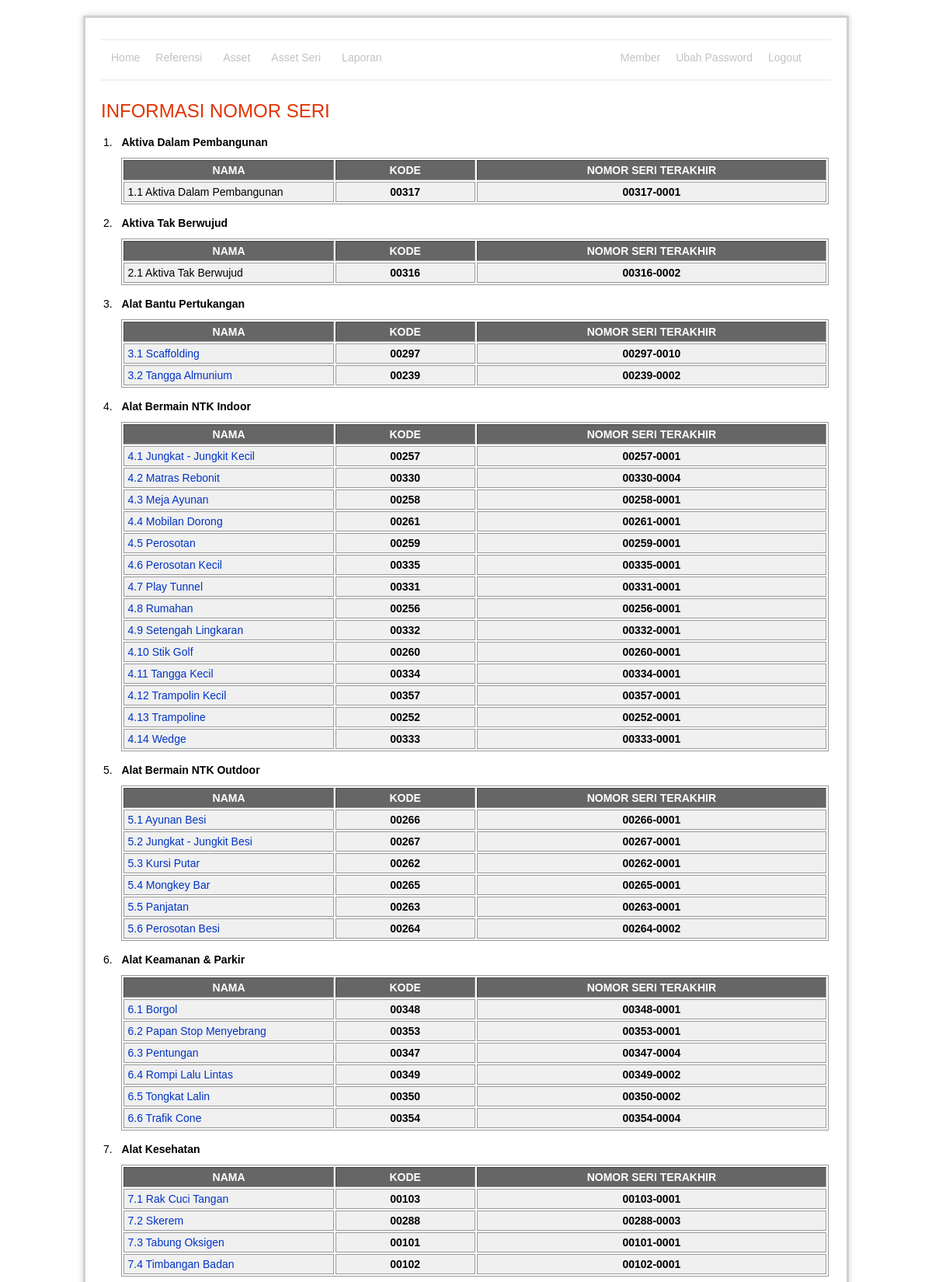
Page /admin/stuffSeriesLastNo/index.php (signed in, upper part) on the committed database.
### tables this page shows
CREATE TABLE `category` (
  `id` int(11) NOT NULL AUTO_INCREMENT,
  `name` varchar(255) NOT NULL,
  `is_delete` enum('0','1') NOT NULL DEFAULT '0',
  PRIMARY KEY (`id`)
);

CREATE TABLE `asset` (
  `id` int(11) NOT NULL AUTO_INCREMENT,
  `category_id` int(11) NOT NULL,
  `code` char(5) NOT NULL,
  `name` varchar(255) NOT NULL,
  `size` varchar(255) NOT NULL,
  `foto` varchar(255) NOT NULL,
  `foto_thumb` varchar(255) NOT NULL,
  `is_delete` enum('0','1') NOT NULL DEFAULT '0',
  PRIMARY KEY (`id`),
  UNIQUE KEY `code` (`code`)
);

### admin/stuffSeriesLastNo/indexRead.php (called while the page is built, shortened)
<?php
include '../../lib/connection.php';
$fundId = isset($_REQUEST['fundId']) ? $_REQUEST['fundId'] : 'x';
$where = '';
$where .= $fundId != 'x' ? " and ase.fund_id = '$fundId' " : '';
$query = "select id,name
		from category
		where is_delete = '0'
		order by name";
$dataCategory = mysqli_query($con, $query) or die(mysqli_error($con));
?>

### admin/stuffSeriesLastNo/index.php (the view, shortened to what this page needs)
<link rel="stylesheet" type="text/css" media="screen" href="../asset/css/jquery.lightbox-0.5.css" />
<?php include 'indexRead.php' ?>
<h1>INFORMASI NOMOR SERI</h1>
<?php if (mysql_num_rows($dataCategory) < 1): ?>
	<div class="warning">
		<h3><?php echo message::getMsg('emptySuccess') ?></h3>
	</div>
<?php else: ?>
	<table width="100%" border="0">
		<tbody>
			<?php $i = 1; ?>
			<?php while ($val = mysqli_fetch_array($dataCategory)): ?>
				<tr>
					<td width="2%" valign="top"><?php echo $i ?>. </td>
					<td valign="top"><b><?php echo $val['name'] ?></b><br />
						<p style="padding-left:15px">
							<?php include '../../lib/connection.php'; ?>
							<?php
							$query = "select id,name,code,foto, foto_thumb,
											(select count(id) as jml from asset_series as ase where ase.asset_id = asset.id and ase.is_delete = '0' and ase.is_remove = '0' $where) as jml,
											(select sum(price) as jml from asset_series as ase where ase.asset_id = asset.id and ase.is_delete = '0' and ase.is_remove = '0' $where) as nilai
										from asset
										where is_delete = '0'
											and category_id = '{$val['id']}'
										order by name";
							$dataAsset = mysqli_query($con, $query) or die(mysqli_error($con));
							?>
							<?php $j = 1; ?>
							<?php if (mysql_num_rows($dataAsset) > 0): ?>
							<div id="tbl">
								<table width="100%" border="1">
									<thead>
										<tr>
											<th width="30%" align="left">NAMA</th>
											<th width="20%" align="left">KODE</th>
											<th width="" align="center">NOMOR SERI TERAKHIR</th>
										</tr>
										<thead>
											<?php while ($valAsset = mysqli_fetch_array($dataAsset)): ?>
												<tr>
													<td align="left">
														<?php if (strlen($valAsset['foto_thumb']) > 0): ?>
															<a href="../asset/foto/<?php echo $valAsset['foto'] ?>" class="lightbox"
																title="<?php echo $valAsset['name'] ?>">
																<?php echo $i . '.' . $j ?> 					<?php echo $valAsset['name'] ?>
															</a>
														<?php else: ?>
															<?php echo $i . '.' . $j ?> 					<?php echo $valAsset['name'] ?>
														<?php endif; ?>
													</td>
													<td align="center"><b><?php echo $valAsset['code'] ?></b></td>
													<td align="center">
														<?php
														$query = "select max(no_serries) as no_serries
																from asset_series
																where is_delete = '0'
																	and asset_id = '{$valAsset['id']}'
																limit 0,1 ";
														$tmpAssetSerries = mysqli_query($con, $query) or die(mysqli_error($con));
														$dataAssetSerries = mysqli_fetch_array($tmpAssetSerries);
														?>
														<b><?php echo $valAsset['code'] . '-' . $dataAssetSerries['no_serries'] ?></b>
													</td>
												</tr>
												<?php $j++; ?>
											<?php endwhile; ?>
								</table>
							<?php endif; ?>
						</div>
						</p>
					</td>
				</tr>
				<?php $i++; ?>
			<?php endwhile; ?>
<?php endif; ?>
<?php include '../template/main.php' ?>

### admin/asset/css/style.css (style rules this page uses)
a { color: #0134c5; background-color: transparent; text-decoration: none; font-weight: normal; outline-style: none; }
#content p { margin: 12px 20px 12px 0; text-align:left; }
#content h1 { color: #e13300; background-color: transparent; font-weight: normal; font-size: 24px; margin: 10px 0 5px 0; padding: 15px 0 10px 0px; text-align:left; }
table { font-size: 14px; }
#tbl table { border: 1px solid #999; }
#tbl th { font-weight: bold; text-align: center; font-size: 14px; background-color: #666; color: #fff; padding: 4px; }
#tbl td { border: 1px solid #999; font-weight: normal; font-size: 14px; padding: 4px; background-color: #f0f0f0; }

### rows in the picture
category: name "Aktiva Dalam Pembangunan"
asset: name "Aktiva Dalam Pembangunan", code "00317", no_serries "0001"
category: name "Aktiva Tak Berwujud"
asset: name "Aktiva Tak Berwujud", code "00316", no_serries "0002"
category: name "Alat Bantu Pertukangan"
asset: name "Scaffolding", code "00297", no_serries "0010"
asset: name "Tangga Almunium", code "00239", no_serries "0002"
category: name "Alat Bermain NTK Indoor"
asset: name "Jungkat - Jungkit Kecil", code "00257", no_serries "0001"
asset: name "Matras Rebonit", code "00330", no_serries "0004"
asset: name "Meja Ayunan", code "00258", no_serries "0001"
asset: name "Mobilan Dorong", code "00261", no_serries "0001"
asset: name "Perosotan", code "00259", no_serries "0001"
asset: name "Perosotan Kecil", code "00335", no_serries "0001"
asset: name "Play Tunnel", code "00331", no_serries "0001"
asset: name "Rumahan", code "00256", no_serries "0001"
asset: name "Setengah Lingkaran", code "00332", no_serries "0001"
asset: name "Stik Golf", code "00260", no_serries "0001"
asset: name "Tangga Kecil", code "00334", no_serries "0001"
asset: name "Trampolin Kecil", code "00357", no_serries "0001"
asset: name "Trampoline", code "00252", no_serries "0001"
asset: name "Wedge", code "00333", no_serries "0001"
category: name "Alat Bermain NTK Outdoor"
asset: name "Ayunan Besi", code "00266", no_serries "0001"
asset: name "Jungkat - Jungkit Besi", code "00267", no_serries "0001"
asset: name "Kursi Putar", code "00262", no_serries "0001"
asset: name "Mongkey Bar", code "00265", no_serries "0001"
asset: name "Panjatan", code "00263", no_serries "0001"
asset: name "Perosotan Besi", code "00264", no_serries "0002"
category: name "Alat Keamanan & Parkir"
asset: name "Borgol", code "00348", no_serries "0001"
asset: name "Papan Stop Menyebrang", code "00353", no_serries "0001"
asset: name "Pentungan", code "00347", no_serries "0004"
asset: name "Rompi Lalu Lintas", code "00349", no_serries "0002"
asset: name "Tongkat Lalin", code "00350", no_serries "0002"
asset: name "Trafik Cone", code "00354", no_serries "0004"
category: name "Alat Kesehatan"
asset: name "Rak Cuci Tangan", code "00103", no_serries "0001"
asset: name "Skerem", code "00288", no_serries "0003"
asset: name "Tabung Oksigen", code "00101", no_serries "0001"
asset: name "Timbangan Badan", code "00102", no_serries "0001"
